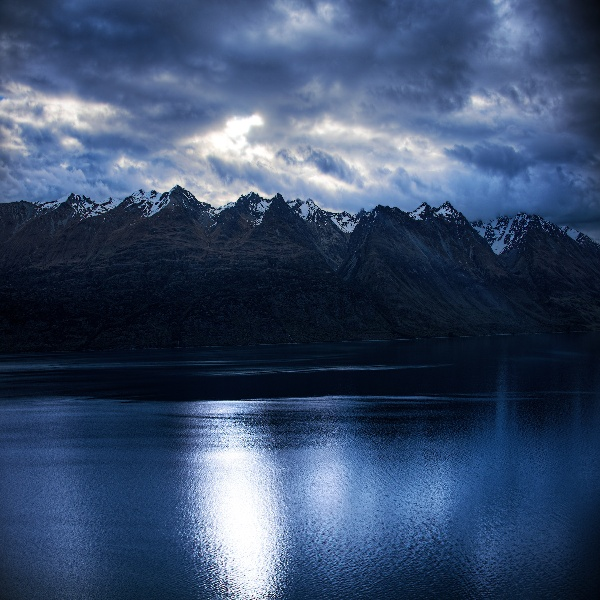
#> input picture histogram/testimage.jpg, 600 x 600 px
$ python histogram1.py --image testimage.jpg
#> lines starting #> are read from the running program, lines starting #| are printed output that depends on the picture
# histogram1.py

import argparse
import cv2
import numpy as np
import matplotlib.pyplot as plt

ap = argparse.ArgumentParser()
ap.add_argument("-i", "--image", required=True, help="Path to image")
args = vars(ap.parse_args())
print(args)

image = cv2.imread(args['image'])
#> image is the input picture: shape (600, 600, 3); mean B, G, R 106.6, 76.1, 57.2
image = cv2.cvtColor(image, cv2.COLOR_BGR2GRAY)
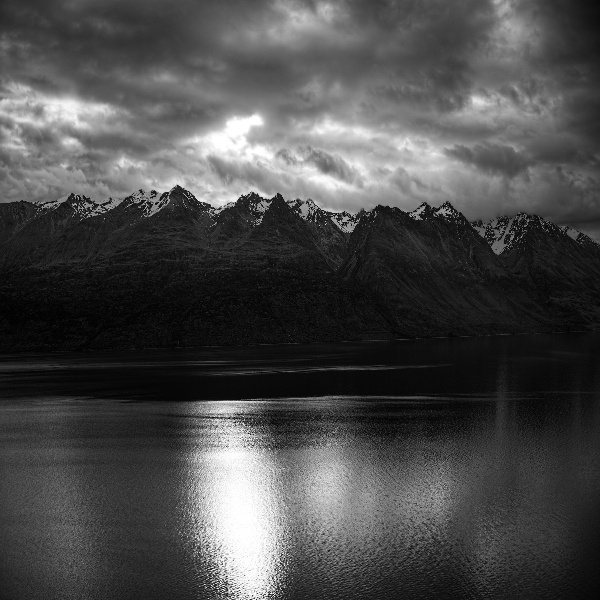
#> image: shape (600, 600); min 1, max 255, mean 73.9

hist = cv2.calcHist(image, [0], None, [256], [0, 256])
#> hist = 256 values, max 27 at index 71, min 0 at index 0, mean 2.34

plt.figure()
plt.title("GRAPH HISTOGRAM.")
plt.xlabel("bins")
plt.ylabel("# of pixel")
plt.plot(hist)
plt.xlim([0, 256])

cv2.imshow("GRAYSCALE IMAGE", image)
plt.show()
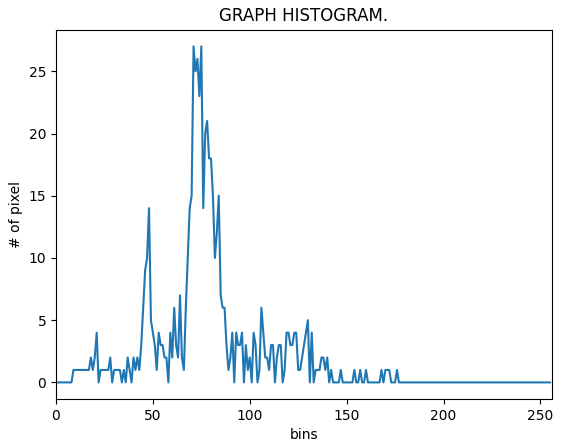
#> figure drawn by matplotlib, 1 panel; curve peaks at x = 71, y = 27

cv2.waitKey(0)
